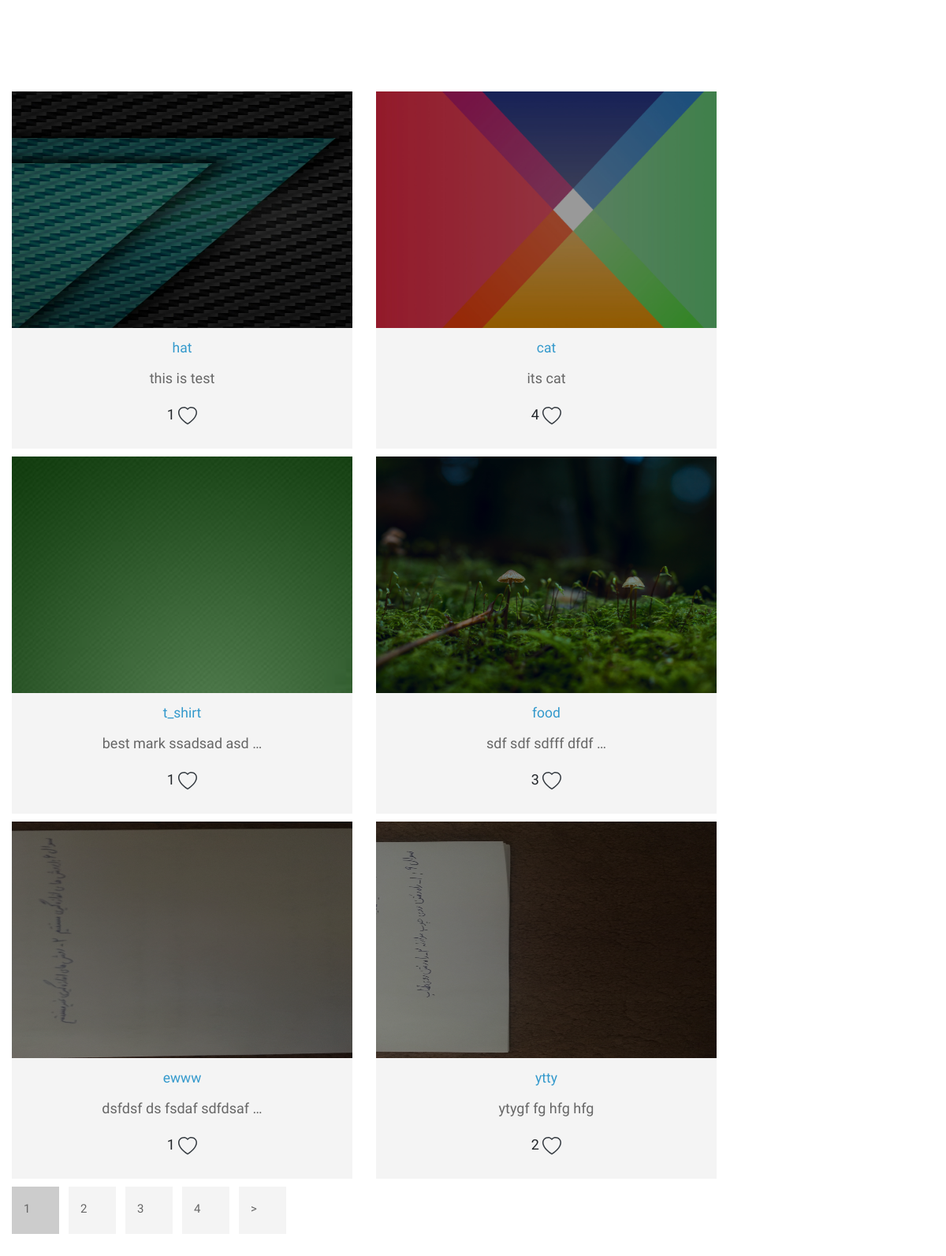
The app's page /product/ with its own data.
### products/models.py (models this page shows, shortened)
class Product(models.Model):
    title = models.CharField(max_length=120)
    slug = models.SlugField(blank=True, unique=True)
    description = models.TextField()
    price = models.DecimalField(max_digits=20, decimal_places=2, default=10.36)
    image = models.ImageField(upload_to=upload_image_path, null=True, blank=True)
    featured = models.BooleanField(default=False)
    active = models.BooleanField(default=False)
    timestamp = models.DateTimeField(auto_now_add=True)
    likes = models.ManyToManyField(
        User, related_name='like', default=None, blank=True)
    like_count = models.BigIntegerField(default='0')
    objects = ProductManager()
    def __str__(self):
        return self.title

### products/views.py (the view)
# urls.py: path('', ProdutListView.as_view(), name="list"),
class ProdutListView(ListView):
    template_name = "products/product_list.html"
    def get_context_data(self, *args, object_list=None, **kwargs):
        context = super(ProdutListView, self).get_context_data(*args, **kwargs)
        context['brand'] = 'products brand'
        print(context)
        return context
    def get_queryset(self):
        return Product.objects.all()

### products/models.py (called while the page is built)
    def active(self):
        return self.filter(active=True)

    def all(self):
        return self.get_queryset().active()

    def get_queryset(self):
        return ProductQuerySet(self.model, using=self._db)

### products/templates/products/product_list.html
{% extends "base.html" %}
{% load static %}
{% block content %}
<br>
<div class="tm-page-wrap mx-auto">
        <div class="container-fluid">
            <div id="content" class="mx-auto tm-content-container">
                <main>
 <div class="row">
   {% for product in object_list %}
        {% include 'products/components/product_item.html' with prpduct=product %}
    {% endfor %}
 </div>
                    <div>
                        <ul class="nav tm-paging-links">
                            <li class="nav-item active"><a href="#" class="nav-link tm-paging-link">1</a></li>
                            <li class="nav-item"><a href="#" class="nav-link tm-paging-link">2</a></li>
                            <li class="nav-item"><a href="#" class="nav-link tm-paging-link">3</a></li>
                            <li class="nav-item"><a href="#" class="nav-link tm-paging-link">4</a></li>
                            <li class="nav-item"><a href="#" class="nav-link tm-paging-link">></a></li>
                        </ul>
                    </div>
                </main>
            </div>
        </div>
    </div>
{% endblock %}
{% block header_styles %}
    <link rel="stylesheet" href="{% static 'css/main.css' %}"/>
{% endblock %}

### products/templates/products/components/product_item.html (shortened to what this page needs)
<div class="col-md-4 col-sm-6  mb-3 text-center tm-catalog-item">
            <div class="position-relative tm-thumbnail-container">
                                <a href="{% url 'products:detail' slug=product.slug %}">
                               <img style="height: 300px ; width: 500px" src="{{ product.image.url }}" alt="{{ product.title }}">
                               </a>
                                <a href="{% url 'products:detail' slug=product.slug %}" class="position-absolute tm-img-overlay">
                                </a>
            </div>
            <div class="p-4 tm-bg-gray tm-catalog-item-description">
                                <h3 class="tm-text-primary mb-3 tm-catalog-item-title">{{ product.title }}</h3>
                                <p class="tm-catalog-item-text">{{ product.description | truncatewords:4 }}
                                </p>
<p>
  <div>
    {% if request.user.is_authenticated %}
      <div>
        <button class="btn btn-link text-dark p-0 border-0 btn-outline-light" id="like-button" value="{{product.id}}">
          <span  id="like_count">{{product.like_count}}</span>
          <svg xmlns="http://www.w3.org/2000/svg" width="16" height="16" fill="currentColor" class="bi bi-heart-fill" viewBox="0 0 16 16">
          <path fill-rule="evenodd" d="M8 1.314C12.438-3.248 23.534 4.735 8 15-7.534 4.736 3.562-3.248 8 1.314z"/>
          </svg>
        </button>
      </div>
      {% else %}
      <div>
        <span  id="like_count">{{product.like_count}}</span>
        <a href="/login" class="btn btn-link text-dark p-0 border-0 btn-outline-light"
           value="{{product.id}}">
        </a>
      </div>
    {% endif %}
  </div>
</p>
</div>
</div>

### records on screen
Product: image (picture), title "hat", description "this is test", like_count "1"
Product: image (picture), title "cat", description "its cat", like_count "4", {{ product.id }} 2 (drawn)
Product: image (picture), title "t_shirt", description "best mark ssadsad asd …", like_count "1", {{ product.id }} 3 (drawn)
Product: image (picture), title "food", description "sdf sdf sdfff dfdf …", like_count "3", {{ product.id }} 4 (drawn)
Product: image (picture), title "ewww", description "dsfdsf ds fsdaf sdfdsaf …", like_count "1", {{ product.id }} 5 (drawn)
Product: image (picture), title "ytty", description "ytygf fg hfg hfg", like_count "2", {{ product.id }} 6 (drawn)
